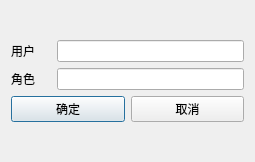
<?xml version="1.0" encoding="UTF-8"?>
<ui version="4.0">
 <class>URADelete</class>
 <widget class="QDialog" name="URADelete">
  <property name="geometry">
   <rect>
    <x>0</x>
    <y>0</y>
    <width>255</width>
    <height>162</height>
   </rect>
  </property>
  <property name="windowTitle">
   <string>Dialog</string>
  </property>
  <layout class="QVBoxLayout" name="verticalLayout_2">
   <item>
    <layout class="QVBoxLayout" name="verticalLayout">
     <item>
      <layout class="QHBoxLayout" name="horizontalLayout">
       <item>
        <widget class="QLabel" name="label">
         <property name="minimumSize">
          <size>
           <width>40</width>
           <height>0</height>
          </size>
         </property>
         <property name="text">
          <string>用户</string>
         </property>
        </widget>
       </item>
       <item>
        <widget class="QLineEdit" name="userEdit"/>
       </item>
      </layout>
     </item>
     <item>
      <layout class="QHBoxLayout" name="horizontalLayout_3">
       <item>
        <widget class="QLabel" name="label_2">
         <property name="minimumSize">
          <size>
           <width>40</width>
           <height>0</height>
          </size>
         </property>
         <property name="text">
          <string>角色</string>
         </property>
        </widget>
       </item>
       <item>
        <widget class="QLineEdit" name="roleEdit"/>
       </item>
      </layout>
     </item>
     <item>
      <layout class="QHBoxLayout" name="horizontalLayout_2">
       <item>
        <widget class="QPushButton" name="yesButton">
         <property name="text">
          <string>确定</string>
         </property>
        </widget>
       </item>
       <item>
        <widget class="QPushButton" name="closeButton">
         <property name="text">
          <string>取消</string>
         </property>
        </widget>
       </item>
      </layout>
     </item>
    </layout>
   </item>
  </layout>
 </widget>
 <resources/>
 <connections/>
</ui>
